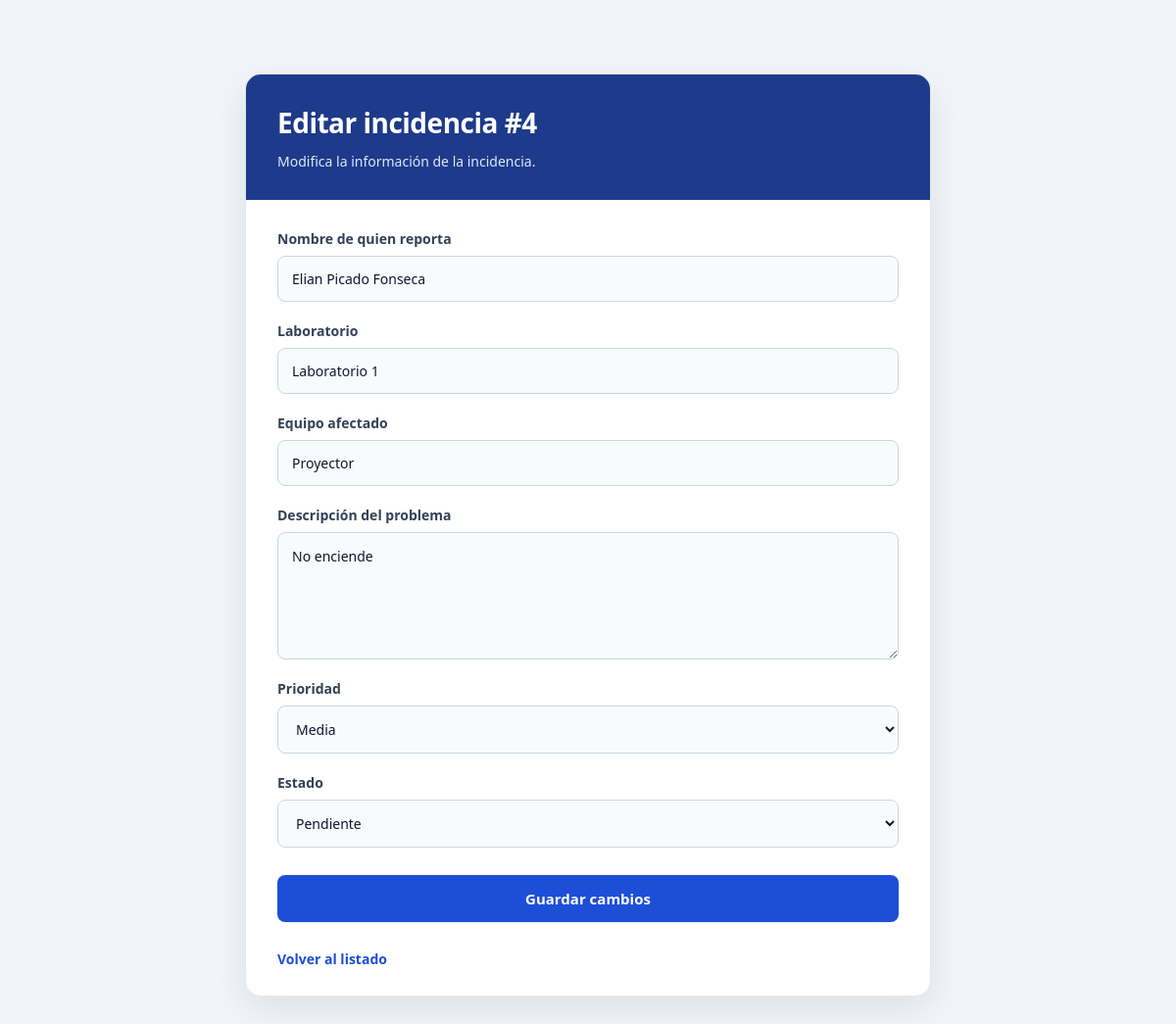
Screenshot of /pages/editar.php?id=4 (signed in) with the database file from the repository.
### tables this page shows
CREATE TABLE `incidencias` (
  `id` int(11) NOT NULL,
  `nombre_reporta` varchar(100) NOT NULL,
  `laboratorio` varchar(100) NOT NULL,
  `equipo_afectado` varchar(150) NOT NULL,
  `descripcion` text NOT NULL,
  `prioridad` enum('Baja','Media','Alta','Crítica') NOT NULL DEFAULT 'Media',
  `estado` enum('Pendiente','En proceso','Resuelta') NOT NULL DEFAULT 'Pendiente',
  `fecha_registro` timestamp NOT NULL DEFAULT current_timestamp()
);

### pages/editar.php (the view, shortened to what this page needs)
<?php
require_once "../config/database.php";
function escapar($valor) {
    return htmlspecialchars((string)$valor, ENT_QUOTES, "UTF-8");
}
$estados = ["Pendiente", "En proceso", "Resuelta"];
$prioridades = ["Baja", "Media", "Alta", "Crítica"];
$id = filter_input(INPUT_GET, "id", FILTER_VALIDATE_INT);
$stmt = $conexion->prepare(
    "SELECT * FROM incidencias WHERE id = ?"
);
$stmt->bind_param("i", $id);
$stmt->execute();
$resultado = $stmt->get_result();
$incidencia = $resultado->fetch_assoc();
?>
<!DOCTYPE html>
<html lang="es">
<head>
    <link rel="stylesheet" href="../css/style.css">
    <link rel="stylesheet" href="../css/registrar.css">
</head>
<body>
<main class="contenedor">
    <h1>Editar incidencia #<?= (int)$id ?></h1>
    <p class="subtitulo">
        Modifica la información de la incidencia.
    </p>
    <form method="POST">
        <label for="nombre_reporta">Nombre de quien reporta</label>
        <input
            type="text"
            id="nombre_reporta"
            name="nombre_reporta"
            maxlength="100"
            value="<?= escapar($incidencia["nombre_reporta"]) ?>"
            required
        >
        <label for="laboratorio">Laboratorio</label>
        <input
            type="text"
            id="laboratorio"
            name="laboratorio"
            maxlength="100"
            value="<?= escapar($incidencia["laboratorio"]) ?>"
            required
        >
        <label for="equipo_afectado">Equipo afectado</label>
        <input
            type="text"
            id="equipo_afectado"
            name="equipo_afectado"
            maxlength="150"
            value="<?= escapar($incidencia["equipo_afectado"]) ?>"
            required
        >
        <label for="descripcion">Descripción del problema</label>
        <textarea
            id="descripcion"
            name="descripcion"
            required
        ><?= escapar($incidencia["descripcion"]) ?></textarea>
        <label for="prioridad">Prioridad</label>
        <select id="prioridad" name="prioridad" required>
            <?php foreach ($prioridades as $opcion): ?>
                <option
                    value="<?= escapar($opcion) ?>"
                    <?= $incidencia["prioridad"] === $opcion ? "selected" : "" ?>
                >
                    <?= escapar($opcion) ?>
                </option>
            <?php endforeach; ?>
        </select>
        <label for="estado">Estado</label>
        <select id="estado" name="estado" required>
            <?php foreach ($estados as $opcion): ?>
                <option
                    value="<?= escapar($opcion) ?>"
                    <?= $incidencia["estado"] === $opcion ? "selected" : "" ?>
                >
                    <?= escapar($opcion) ?>
                </option>
            <?php endforeach; ?>
        </select>
        <button type="submit">Guardar cambios</button>
    </form>
    <a class="enlace" href="listar.php">Volver al listado</a>
</main>
</body>
</html>

### css/style.css (style rules this page uses)
* { box-sizing: border-box; }
body { margin: 0; padding: 30px 15px; font-family: Arial, Helvetica, sans-serif; background: #f1f5f9; color: #1e293b; }
input, select, textarea, button { font: inherit; }
label { display: block; margin: 17px 0 7px; font-weight: bold; }
input, select, textarea { width: 100%; padding: 12px; border: 1px solid #cbd5e1; border-radius: 6px; background: #fff; }
button { padding: 13px; border: none; border-radius: 6px; background: #2563eb; color: white; cursor: pointer; }
.enlace { color: #2563eb; text-decoration: none; }

### css/registrar.css (style rules this page uses)
body { margin: 0; min-height: 100vh; background: #f1f5f9; font-family: "Segoe UI", Arial, sans-serif; color: #1e293b; }
.contenedor { width: calc(100% - 32px); max-width: 700px; margin: 45px auto; padding: 0; overflow: hidden; box-sizing: border-box; background: #ffffff; border: 1px solid #e2e8f0; border-radius: 16px; box-shadow: 0 12px 35px rgba(15, 23, 42, 0.09); }
.contenedor h1 { margin: 0; padding: 30px 32px 10px; background: #1e3a8a; color: #ffffff; font-size: 28px; font-weight: 700; letter-spacing: -0.5px; }
.subtitulo { margin: 0; padding: 0 32px 28px; background: #1e3a8a; color: #dbeafe; font-size: 14px; line-height: 1.6; }
.contenedor form { padding: 10px 32px 28px; }
.contenedor label { display: block; margin: 20px 0 8px; color: #334155; font-size: 14px; font-weight: 600; }
.contenedor input, .contenedor select, .contenedor textarea { display: block; width: 100%; box-sizing: border-box; padding: 13px 14px; border: 1px solid #cbd5e1; border-radius: 8px; background: #f8fafc; color: #0f172a; font-family: inherit; font-size: 14px; transition: background 0.2s, border-color 0.2s, box-shadow 0.2s; }
.contenedor input::placeholder, .contenedor textarea::placeholder { color: #94a3b8; }
.contenedor textarea { min-height: 130px; resize: vertical; line-height: 1.6; }
.contenedor button { display: block; width: 100%; margin-top: 28px; padding: 14px 18px; border: none; border-radius: 8px; background: #1d4ed8; color: #ffffff; font-family: inherit; font-size: 15px; font-weight: 700; cursor: pointer; transition: background 0.2s, transform 0.2s, box-shadow 0.2s; }
.contenedor > .enlace { display: block; margin: 0; padding: 0 32px 28px; color: #1d4ed8; font-size: 14px; font-weight: 600; text-decoration: none; }

### rows the page displays
incidencias: nombre_reporta "Elian Picado Fonseca", laboratorio "Laboratorio 1", equipo_afectado "Proyector", descripcion "No enciende"

### other values shown
$id "4"
form field prioridad "Media"
form field estado "Pendiente"
